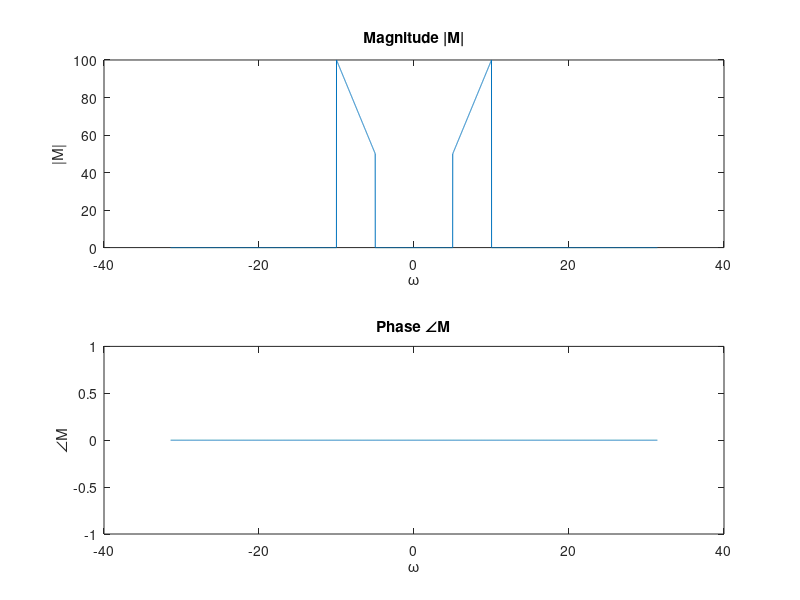
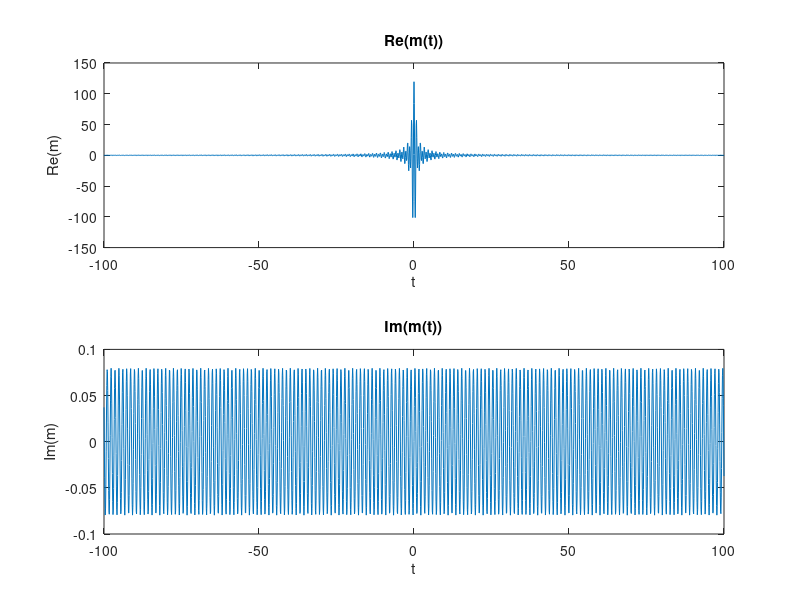

MATLAB code for these plots, in order:
close all
clear all
clc

G=@(w) 2*(5<=abs(w) & abs(w)<=10);
H=@(w) 5*abs(w).*(abs(w)<=20);
w=-31.4:0.01:31.4;
t=-100:0.1:100;
M=G(w).*H(w);

figure
subplot(211)
plot(w,abs(M))
title('Magnitude |M|')
ylabel('|M|')
xlabel('\omega')

subplot(212)
plot(w, angle(M)*180/pi)
title('Phase \angleM')
ylabel('\angleM')
xlabel('\omega')

for ii=1:length(t)
    m(ii)=trapz(w,(1/(2*pi))*M.*exp(j*w*t(ii)));
end

figure
subplot(211)
plot(t,real(m));
title('Re(m(t))')
xlabel('t')
ylabel('Re(m)')

subplot(212)
plot(t,imag(m));
title('Im(m(t))')
xlabel('t')
ylabel('Im(m)')